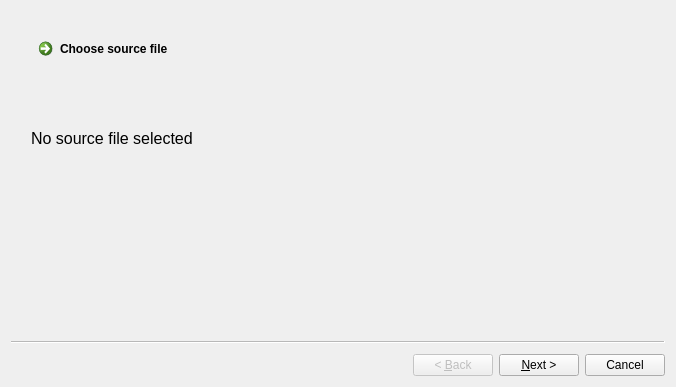
<?xml version="1.0" encoding="UTF-8"?>
<ui version="4.0">
 <class>wizard</class>
 <widget class="QWizard" name="wizard">
  <property name="geometry">
   <rect>
    <x>0</x>
    <y>0</y>
    <width>676</width>
    <height>387</height>
   </rect>
  </property>
  <property name="windowTitle">
   <string>Create new database</string>
  </property>
  <widget class="QWizardPage" name="wizardPage_2">
   <attribute name="pageId">
    <string notr="true"/>
   </attribute>
   <widget class="QWidget" name="layoutWidget">
    <property name="geometry">
     <rect>
      <x>20</x>
      <y>20</y>
      <width>601</width>
      <height>141</height>
     </rect>
    </property>
    <layout class="QVBoxLayout" name="verticalLayout_3">
     <item>
      <widget class="QCommandLinkButton" name="commandLinkButton_seq">
       <property name="maximumSize">
        <size>
         <width>200</width>
         <height>16777215</height>
        </size>
       </property>
       <property name="text">
        <string>Choose source file</string>
       </property>
       <property name="icon">
        <iconset resource="sifi_2015.qrc">
         <normaloff>:/Images/Images/open.png</normaloff>:/Images/Images/open.png</iconset>
       </property>
       <property name="iconSize">
        <size>
         <width>48</width>
         <height>48</height>
        </size>
       </property>
      </widget>
     </item>
     <item>
      <widget class="QLabel" name="label_5">
       <property name="font">
        <font>
         <pointsize>12</pointsize>
        </font>
       </property>
       <property name="text">
        <string>No source file selected</string>
       </property>
      </widget>
     </item>
    </layout>
   </widget>
  </widget>
  <widget class="QWizardPage" name="wizardPage_3">
   <widget class="QWidget" name="layoutWidget">
    <property name="geometry">
     <rect>
      <x>20</x>
      <y>40</y>
      <width>221</width>
      <height>71</height>
     </rect>
    </property>
    <layout class="QVBoxLayout" name="verticalLayout_4">
     <item>
      <widget class="QLabel" name="label_6">
       <property name="font">
        <font>
         <pointsize>12</pointsize>
        </font>
       </property>
       <property name="text">
        <string>Enter a database name:</string>
       </property>
      </widget>
     </item>
     <item>
      <widget class="QLineEdit" name="lineEdit">
       <property name="maximumSize">
        <size>
         <width>200</width>
         <height>16777215</height>
        </size>
       </property>
       <property name="font">
        <font>
         <pointsize>12</pointsize>
        </font>
       </property>
      </widget>
     </item>
    </layout>
   </widget>
   <widget class="QPlainTextEdit" name="plainTextEdit">
    <property name="geometry">
     <rect>
      <x>350</x>
      <y>40</y>
      <width>271</width>
      <height>281</height>
     </rect>
    </property>
   </widget>
  </widget>
  <widget class="QWizardPage" name="wizardPage2">
   <widget class="QWidget" name="layoutWidget">
    <property name="geometry">
     <rect>
      <x>20</x>
      <y>10</y>
      <width>351</width>
      <height>131</height>
     </rect>
    </property>
    <layout class="QVBoxLayout" name="verticalLayout_2">
     <item>
      <widget class="QLabel" name="label_2">
       <property name="font">
        <font>
         <pointsize>12</pointsize>
        </font>
       </property>
       <property name="text">
        <string>Progress:</string>
       </property>
      </widget>
     </item>
     <item>
      <widget class="QProgressBar" name="progressBar">
       <property name="font">
        <font>
         <pointsize>12</pointsize>
        </font>
       </property>
       <property name="value">
        <number>0</number>
       </property>
      </widget>
     </item>
     <item>
      <widget class="QLabel" name="label_3">
       <property name="text">
        <string/>
       </property>
      </widget>
     </item>
    </layout>
   </widget>
  </widget>
 </widget>
 <resources>
  <include location="sifi_2015.qrc"/>
 </resources>
 <connections/>
</ui>
